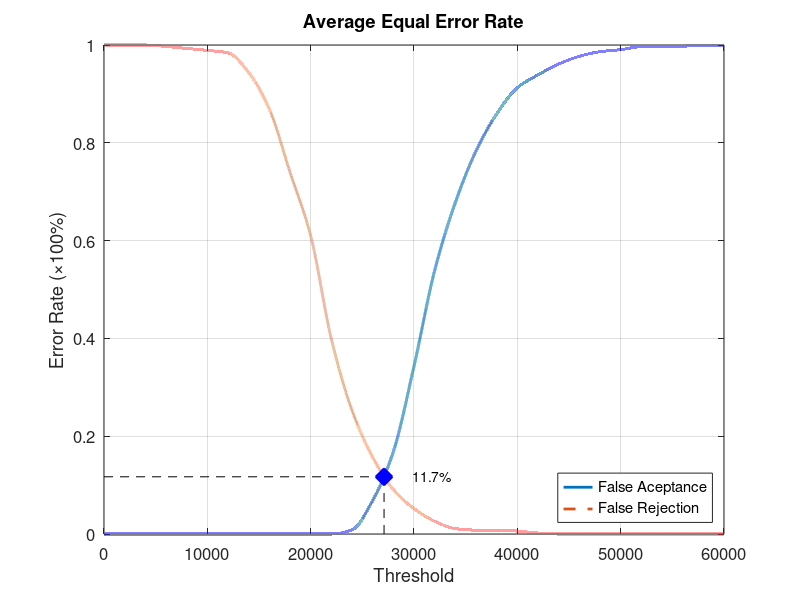
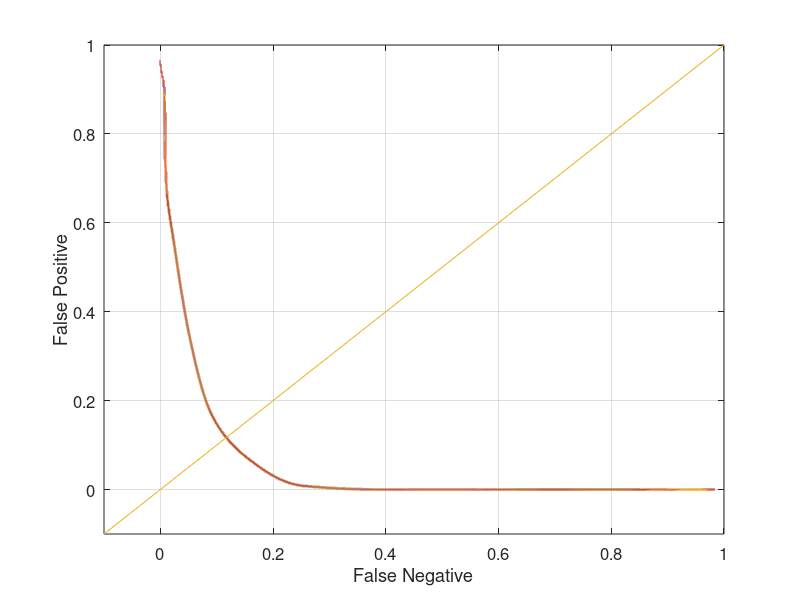

Recreate these plots in MATLAB, in order.
function yEER = Database2Average
close all;
clear;
clc;
x = 0:2000:60000;
xq = 0:0.5:60000;

y0 = [0 0 0 0 0 0 0 0 0 0 0 0 0.00842105 0.0684211 0.168421 0.343158 0.538947 0.677895 0.783158 0.858947 0.912632 0.938947 0.961053 0.976842 0.986316 0.990526 0.996842 0.997895 0.997895 0.998947 1];
yy0 = interp1(x, y0, xq, 'pchip');
y1 = [1 1 1 0.997 0.993 0.989 0.984 0.944 0.869 0.74 0.61 0.399 0.253 0.157 0.091 0.052 0.026 0.011 0.008 0.008 0.006 0.002 0 0 0 0 0 0 0 0 0];
yy1 = interp1(x, y1, xq, 'pchip');

% Calculating EER: 
y2 = abs(y0 - y1);
find(y2 == min(y2))
yy2 = abs(yy0 - yy1);
xEER = find(yy2 == min(yy2));
xEERIndex = xq(xEER) % X-axis EER
yEER = yy0(xEER) % Y-axis EER

main = figure
plot(xq, yy0,'-','LineWidth', 2);	hold on
plot(xq, yy1,'--','LineWidth', 2);	hold on
plot([xEERIndex xEERIndex], [0 yEER], 'k--');	hold on
plot([0 xEERIndex], [yEER yEER], 'k--');	hold on
plot(xEERIndex, yEER, 'bx', 'LineWidth', 10);	hold on
text(xEERIndex + 10 * xEERIndex / 100, yEER, [num2str(round((10000 * yEER)) / 100) '%'])
legend('False Aceptance', 'False Rejection', 'Location', 'SouthEast')
xlabel('Threshold')
ylabel('Error Rate (\times100%)')
title('Average Equal Error Rate')
set(gca, 'FontSize', 12)
axis([0 60000 0 1])
grid on

print(main, 'Database2AverageMain', '-dpng');
FNRxFPR = figure('Color', [1 1 1]);
plot(yy1, yy0, '-', yy1, yy0, 'LineWidth', 2);
hold on
y = -0.1:0.1:1
plot(y, y); 
set(gca, 'FontSize', 12)
xlabel('False Negative')
ylabel('False Positive')
axis([-0.1 1 -0.1 1])
set(gca, 'FontSize', 12)
grid on

print(FNRxFPR, 'Database2AverageFNRxFPR','-dpng');
end
